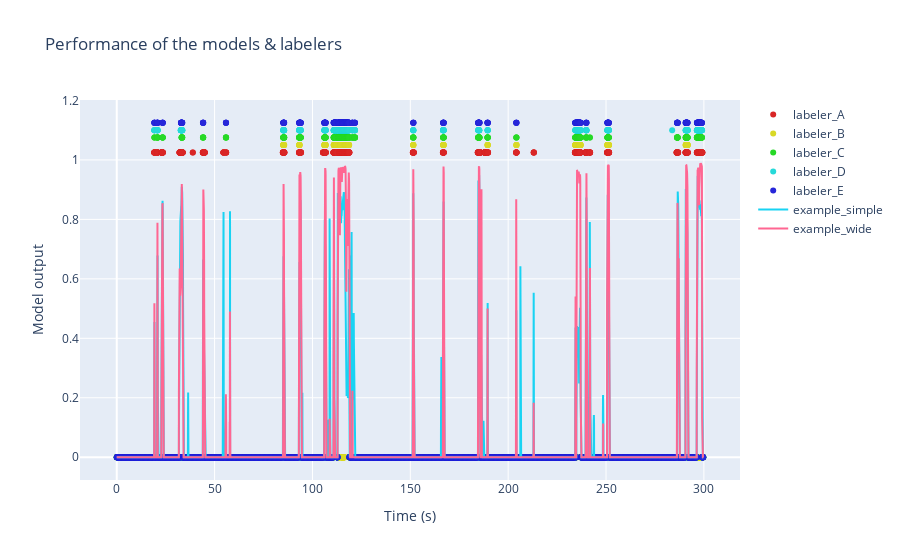

This figure's notebook cell:
### Markdown cell above
Also, we can see both the models and the labelers performance on an example video

### Code cell
example_path = os.path.join(base, r'docs\examples\colabeled_video')

labelers_example = {
    "labeler_A": "Example_Marian.csv",
    "labeler_B": "Example_Agus.csv",
    "labeler_C": "Example_Santi.csv",
    "labeler_D": "Example_Guille.csv",
    "labeler_E": "Example_Myself.csv"
}

rst.plot_performance_on_video(example_path, model_paths, labelers_example, fps = 25, 
                              bodyparts = ['nose', 'left_ear', 'right_ear', 'head', 'neck', 'body'], 
                              targets = ['obj_1', 'obj_2'], plot_tgt = "obj_2")

### Figure 1 — Plotly figure (JSON) as saved in the notebook; plotly's stock layout.template omitted (floating-point values rounded to 4 significant figures; data arrays with more than 128 entries replaced by an {"elided": "..."} marker saying what was removed)
{"data": [{"marker": {"color": "hsl(0, 70%, 50%)"}, "mode": "markers", "name": "labeler_A", "type": "scatter", "x": {"elided": "7493 float values"}, "y": {"elided": "7493 float values"}}, {"marker": {"color": "hsl(60, 70%, 50%)"}, "mode": "markers", "name": "labeler_B", "type": "scatter", "x": {"elided": "7493 float values"}, "y": {"elided": "7493 float values"}}, {"marker": {"color": "hsl(120, 70%, 50%)"}, "mode": "markers", "name": "labeler_C", "type": "scatter", "x": {"elided": "7493 float values"}, "y": {"elided": "7493 float values"}}, {"marker": {"color": "hsl(180, 70%, 50%)"}, "mode": "markers", "name": "labeler_D", "type": "scatter", "x": {"elided": "7493 float values"}, "y": {"elided": "7493 float values"}}, {"marker": {"color": "hsl(240, 70%, 50%)"}, "mode": "markers", "name": "labeler_E", "type": "scatter", "x": {"elided": "7493 float values"}, "y": {"elided": "7493 float values"}}, {"line": {"width": 2}, "mode": "lines", "name": "example_simple", "type": "scatter", "x": {"elided": "7493 float values"}, "y": {"elided": "7493 float values"}}, {"line": {"width": 2}, "mode": "lines", "name": "example_wide", "type": "scatter", "x": {"elided": "7493 float values"}, "y": {"elided": "7493 float values"}}], "layout": {"showlegend": true, "title": {"text": "Performance of the models & labelers"}, "xaxis": {"title": {"text": "Time (s)"}}, "yaxis": {"title": {"text": "Model output"}}}}
